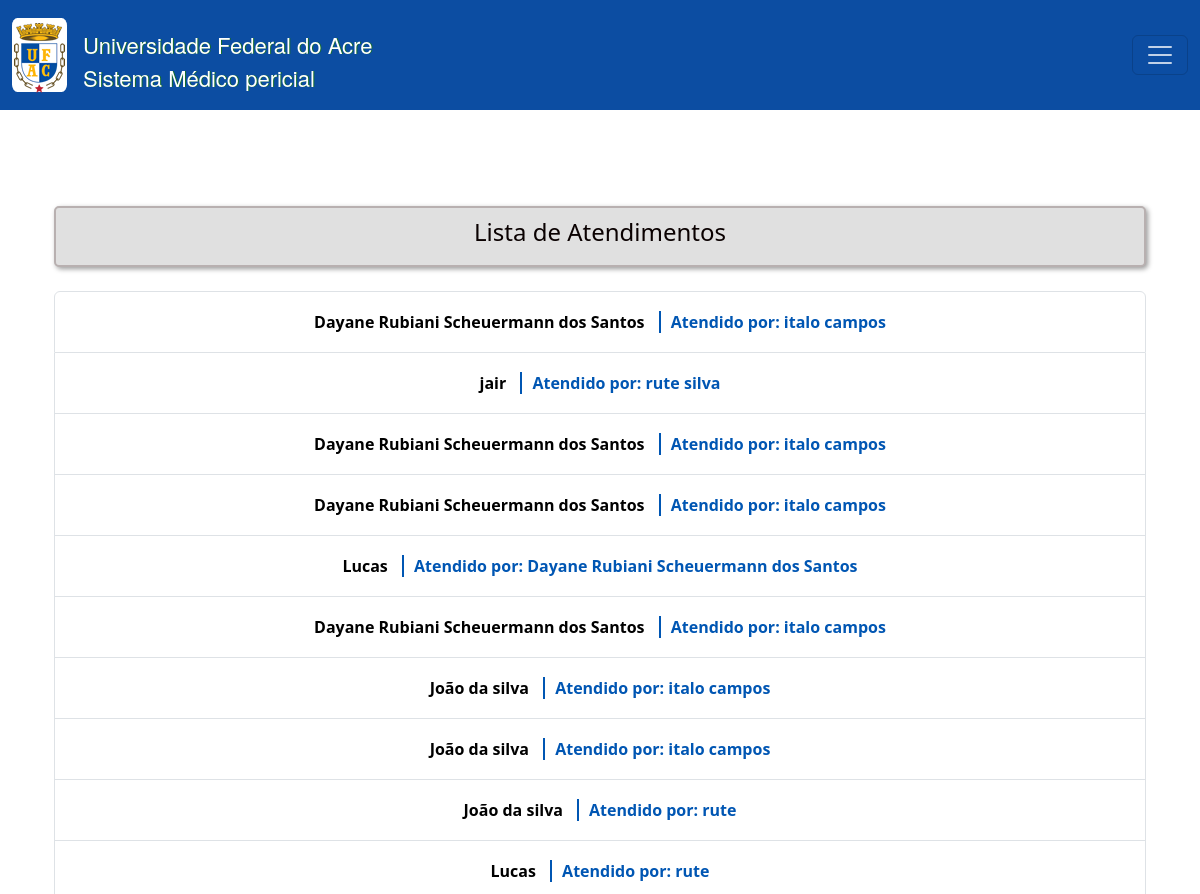
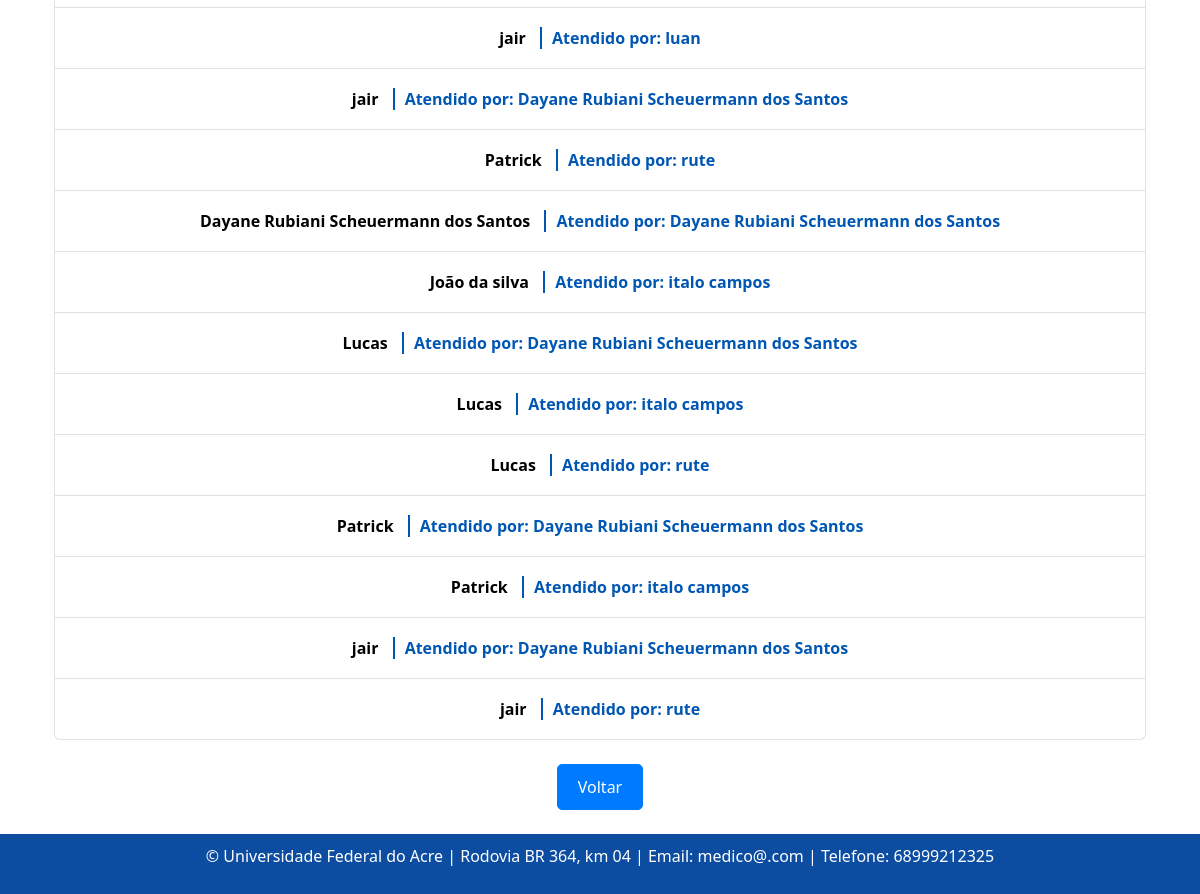
The page /atendimentos/ on the database as committed earlier (2 pictures, top to bottom).
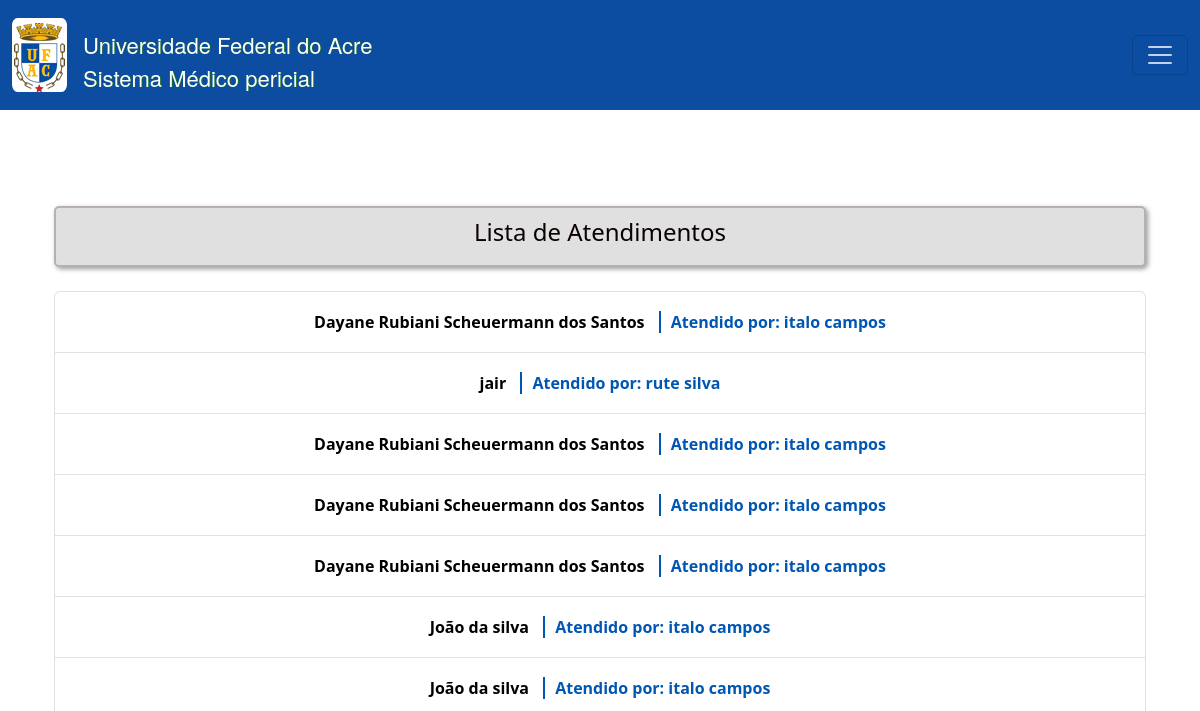
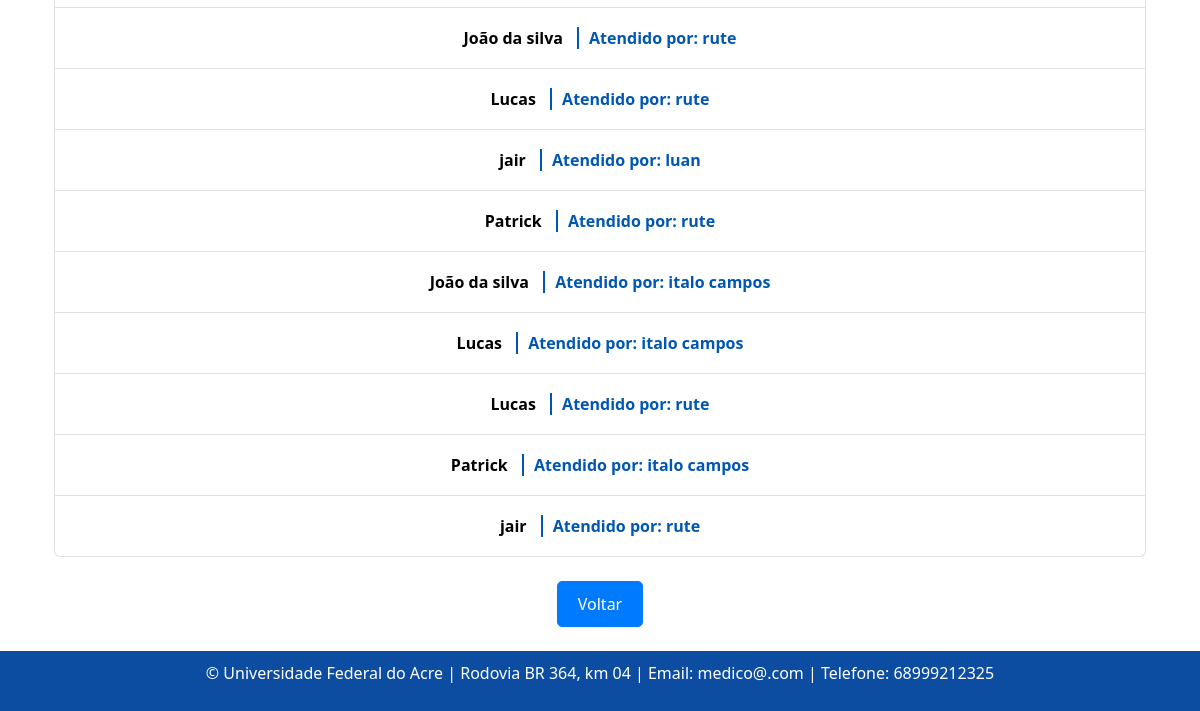
The same page on the database as committed later (2 pictures, top to bottom).
### consulta/models.py (models this page shows, shortened)
class Atendimento(models.Model):
    agendamento = models.OneToOneField('Agendamento', on_delete=models.CASCADE)
    anamnese = models.TextField()
    exame_fisico = models.TextField()
    exames_complementares = models.TextField()
    pdf_exames = models.FileField(upload_to='exames_pdfs/', null=True, blank=True)
    diagnostico = models.TextField()
    conduta = models.TextField()
    @property
    def profissional_saude(self):
        return self.agendamento.profissional_saude
    class Meta:
        ordering = ['agendamento', ]

class Agendamento(models.Model):
    TURNO_CHOICES = [
        ('manha', 'Manhã'),
        ('tarde', 'Tarde'),
    ]
    status_atendimento = models.CharField(max_length=20, choices=[
        ('confirmado', 'Confirmado'),
        ('ausente', 'Ausente'),
        ('pendente', 'Pendente'),
    ], default='pendente')
    paciente = models.ForeignKey(Paciente, on_delete=models.CASCADE)
    profissional_saude = models.ForeignKey(Profissionaldasaude, on_delete=models.CASCADE)
    data_agendamento = models.DateTimeField(u'Data Agendamento', blank=False, null=False)
    turno = models.CharField(max_length=10, choices=TURNO_CHOICES)
    prioridade_atendimento = models.BooleanField(default=False)
    justificativa_cancelamento = models.TextField(blank=True, null=True)
    class Meta:
        ordering = ['-data_agendamento', 'paciente__nome']
        verbose_name = 'Agendamento'
        verbose_name_plural = 'Agendamentos'

class Paciente(models.Model):
    nome = models.CharField(max_length=100)
    data_nascimento = models.DateField(verbose_name='Data de Nascimento', validators=[data_nasc_valida])
    email = models.EmailField()
    rg = models.CharField(max_length=20)
    cpf = models.CharField(max_length=14, validators=[validate_cpf, MinLengthValidator(11)])
    sexo = models.CharField(max_length=1, choices=[('M', 'Masculino'), ('F', 'Feminino')])
    matricula = models.CharField(max_length=20)
    TIPO_PACIENTE_CHOICES = [
        ('Aluno', 'Aluno'),
        ('Servidor', 'Servidor'),
        ('Outro', 'Outro'),
    ]
    tipo_paciente = models.CharField(max_length=20, choices=TIPO_PACIENTE_CHOICES)
    cargo_funcao = models.CharField(max_length=50, default='', blank=True, null=True,)
    cep = models.CharField(max_length=9)
    cidade = models.CharField(max_length=50)
    bairro = models.CharField(max_length=50, default='')
    uf = models.CharField('UF', max_length=2, choices=UF_CHOICE, default='AC')
    numero = models.CharField(max_length=10)
    ddd_telefone = models.CharField(max_length=3)
    complemento = models.CharField(max_length=100, blank=True, null=True, default='')  # Adicionando o valor padrão aqui

class Profissionaldasaude(models.Model):
    usuario = models.ForeignKey(User, blank=True, null=True, on_delete=models.CASCADE)
    nome = models.CharField('Nome Completo', max_length=100)
    data_nascimento = models.DateField(u'Data de Nascimento', validators=[data_nasc_valida])
    email = models.EmailField()
    rg = models.CharField(max_length=20)
    cpf = models.CharField(max_length=14, validators=[validate_cpf, MinLengthValidator(11)])
    sexo = models.CharField(max_length=1, choices=[('M', 'Masculino'), ('F', 'Feminino')]) #O parâmetro choices em um campo CharField ou IntegerField é usado para fornecer uma lista de escolhas para esse campo
    identificacao_unica = models.CharField(max_length=50, default='')
    cep = models.CharField(max_length=9)
    cidade = models.CharField(max_length=50)
    bairro = models.CharField(max_length=50, default='')
    uf = models.CharField('UF', max_length=2, choices=UF_CHOICE, default='AC')
    numero = models.CharField(max_length=10)
    ddd_telefone = models.CharField('Telefone Celular', max_length=14, help_text='Com DDD.')
    complemento = models.CharField(max_length=100, blank=True, null=True, default='') # blank=True, null=True é pra dizer que não é obrigatorio
    area = models.CharField(max_length=50, default='')
    unidade_siass = models.CharField(max_length=50, default='')
    formacao = models.CharField(max_length=20)
    conselho = models.CharField(max_length=20)
    registro = models.CharField(max_length=20)
    class Meta:
        ordering = ['nome', ]
        verbose_name = 'Profissonal de saúde'
        verbose_name_plural = 'Profissonais de saúde'

### consulta/views.py (the view)
# urls.py: path('atendimentos/', lista_atendimentos, name='listaAtendimentos'),
def lista_atendimentos(request):
    atendimentos = Atendimento.objects.all()
    return render(request, 'consultas/lista_atendimentos.html', {'atendimentos': atendimentos})

### templates/consultas/lista_atendimentos.html (shortened to what this page needs)
{% extends "base.html" %}
{% load static %}
{% block content %}
  <div class="container mt-5">
    <div class="text-center mb-4 custom-title">
      <h4>Lista de Atendimentos</h4>
    </div>
    <ul class="list-group custom-list">
      {% for atendimento in atendimentos %}
        <li class="list-group-item">
          <a href="{% url 'visualizarAtendimento' atendimento.id %}" class="atendimento-link">
            {{ atendimento.agendamento.paciente.nome }}
            {% if atendimento.profissional_saude %}
              <span class="profissional-text">Atendido por: {{ atendimento.profissional_saude.nome }}</span>
            {% endif %}
          </a>
        </li>
      {% endfor %}
    </ul>
    <div class="text-center mt-4">
      <a href="{% url 'home' %}" class="btn btn-primary">Voltar</a>
    </div>
  </div>
{% endblock %}

### templates/base.html (shortened to what this page needs)
<!DOCTYPE html>
<html lang="pt-br">
{%load static%}
<head>
    <link rel="stylesheet" type="text/css"  href="{% static 'bootstrap5.3.2/css/bootstrap.css' %}" >
    <link rel="stylesheet" type="text/css" href="{% static 'css/estilos.css' %}">
    <link rel="stylesheet" href="{% static 'font-awesome-4.6.3/css/font-awesome.css' %}">
    <link rel="stylesheet" type="text/css" href="{% static 'css/estilos.css' %}">
</head>
<body style="min-height: 100vh; display: flex; flex-direction: column;">
{% include 'linha_usuario.html' %}
    <div class="container mt-5" style="flex: 1;">
        {% block content %}{% endblock %}
    </div>
    <footer class="text-center mt-4" style="background-color: #0C4DA2; color: white; padding: 10px;">
        <p>&copy; {{ year }} Universidade Federal do Acre | Rodovia BR 364, km 04 | Email: medico@.com | Telefone: 68999212325</p>
    </footer>
</body>
</html>

### templates/linha_usuario.html (shortened to what this page needs)
<nav class="navbar" style="background-color: #0C4DA2; color: white;">
    {% load static %}
    <div class="container-fluid">
        <div class="navbar ">
            <a class="navbar-brand text-white" href="#">
                <img src="{% static 'imagens/logo_ufac_2.png' %}" style="margin: auto; display: flex ">
            </a>
            <span class="topo">
                    Universidade Federal do Acre <br>
                    Sistema Médico pericial<br>
                </span>
        </div>
        <button class="navbar-toggler" type="button" data-bs-toggle="offcanvas" data-bs-target="#offcanvasNavbar"
                aria-controls="offcanvasNavbar">
            <span class="navbar-toggler-icon" style="filter: brightness(0) invert(1);"></span>
        </button>
    </div>
</nav>

### static/css/estilos.css (style rules this page uses)
* { scroll-behavior: smooth ; }
.navbar-brand { background-color: white; width: 55px; height: 74px; display: flex; align-items: center; justify-content: center; border-radius: 10%; }
.navbar-toggler { color:#ffffff; }
.custom-title { font-size: 24px; font-weight: bold; color: #0a0101; background-color: #e0e0e0; padding: 10px; border: 2px solid #b8b0b0; border-radius: 5px; box-shadow: 2px 2px 5px #9b9b9b; margin-bottom: 5px; }
.topo { color: white!important; font-weight: 500; margin-top: 12px; padding: 0; font-size: 22px; text-shadow: 1px 0.2px #146C2D; font-family: "Helvetica Neue", Helvetica, Arial, sans-serif; }
.custom-list { list-style-type: none; padding: 0; }
.atendimento-link { text-decoration: none; color: #000000; transition: color 0.3s ease; display: block; padding: 10px; text-align: center; font-weight: bold; position: relative; }
.profissional-text { color: #0056b3; font-weight: bold; margin-left: 10px; border-left: 2px solid #0056b3; padding-left: 10px; }
.btn-primary { background-color: #007bff; color: #fff; border: 1px solid #007bff; border-radius: 5px; padding: 10px 20px; text-decoration: none; display: inline-block; transition: background-color 0.3s ease; }

Rows that differ between the two databases and show on the page:
removed Atendimento: agendamento.paciente.nome "Lucas", profissional_saude.nome "Dayane Rubiani Scheuermann dos Santos"
removed Atendimento: agendamento.paciente.nome "jair", profissional_saude.nome "Dayane Rubiani Scheuermann dos Santos"
removed Atendimento: agendamento.paciente.nome "Dayane Rubiani Scheuermann dos Santos", profissional_saude.nome "Dayane Rubiani Scheuermann dos Santos"
removed Atendimento: agendamento.paciente.nome "Lucas", profissional_saude.nome "Dayane Rubiani Scheuermann dos Santos"
removed Atendimento: agendamento.paciente.nome "Patrick", profissional_saude.nome "Dayane Rubiani Scheuermann dos Santos"
removed Atendimento: agendamento.paciente.nome "jair", profissional_saude.nome "Dayane Rubiani Scheuermann dos Santos"
